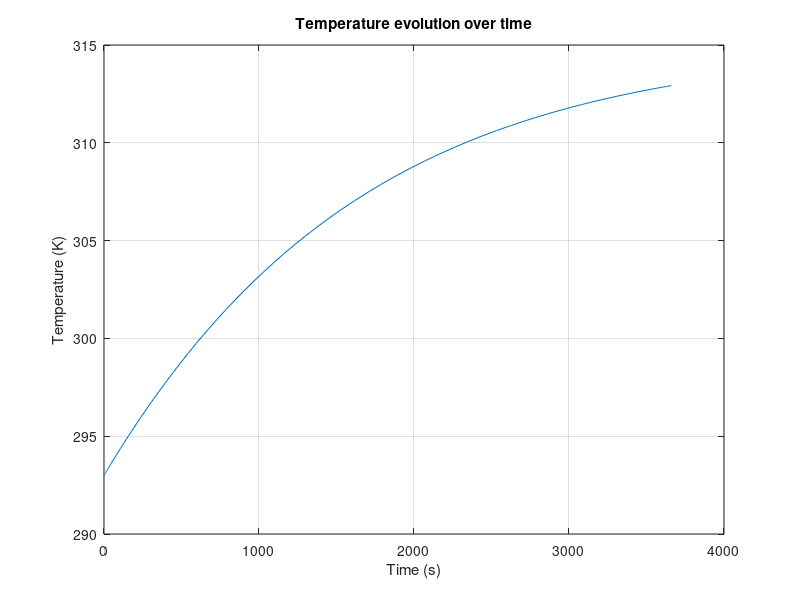

The MATLAB script that drew this image:
clc; close all; clear all;

% Definition of constants
m = 0.34; 
cp = 896;
eps = 0.825; 
A_s = 0.035;
sigma = 5.670367e-8;          % W/m2K4
TE = 315; %  Ambient temperature in Kelvin
tau = (m*cp)/(4*eps*sigma*A_s*TE^3); % heating constant
%tau = 3.95e4;

% Definition of the differential function
diff_eq = @(t, T) (TE^4 - T^4) / (4 * tau * TE^3);

%  Definition of integration time
tspan = [0 3660]; % Time interval from 0 to 3660 seconds

% Initial condition
T0 = 293; % Initial temperature in Kelvin

% Solving the differential equation
[t, T] = ode45(diff_eq, tspan, T0);

% Plot of the result
figure;
plot(t, T);
xlabel('Time (s)');
ylabel('Temperature (K)');
title('Temperature evolution over time');
grid on;